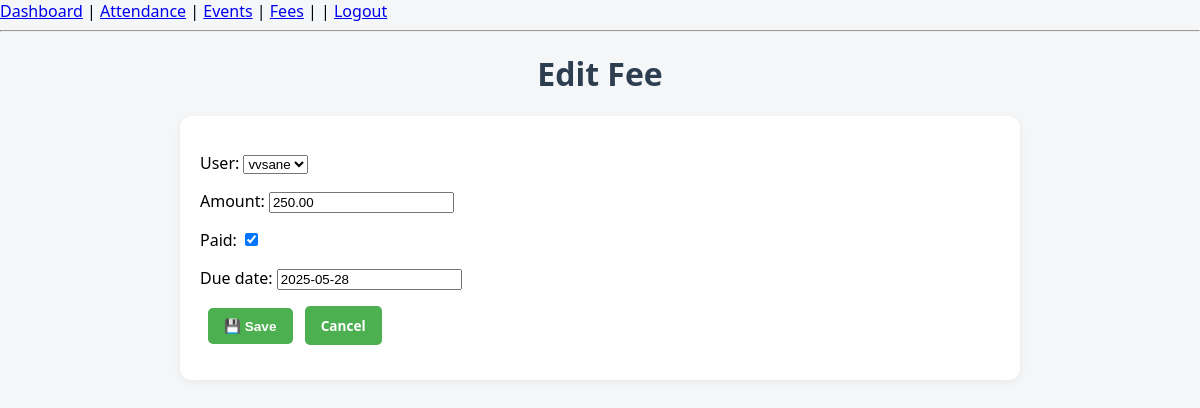
The page /fees/update/6/ (signed in) on the database its author committed.
### core/models.py (models this page shows, shortened)
class Fee(models.Model):
    user = models.ForeignKey(User, on_delete=models.CASCADE)
    amount = models.DecimalField(max_digits=8, decimal_places=2)
    paid = models.BooleanField(default=False)
    due_date = models.DateField()

### core/views.py (the view)
# urls.py: path('fees/update/<int:pk>/', views.fee_update, name='fee_update'),
@login_required(login_url='login')
def fee_update(request, pk):
    if not request.user.is_staff:
        return redirect('fees')
    fee = get_object_or_404(Fee, pk=pk)
    form = FeeForm(request.POST or None, instance=fee)
    if form.is_valid():
        form.save()
        return redirect('fees')
    return render(request, 'core/fee_form.html', {'form': form})

### core/forms.py
class FeeForm(forms.ModelForm):
    class Meta:
        model = Fee
        fields = ['user', 'amount', 'paid', 'due_date']

### core/templates/core/fee_form.html (shortened to what this page needs)
{% extends 'core/base.html' %}
{% block content %}
<h1 class="dashboard-title">{% if form.instance.pk %}Edit Fee{% else %}Add Fee{% endif %}</h1>
<div class="card">
    <form method="post">
        {{ form.as_p }}
        <button type="submit" class="btn btn-sm">💾 Save</button>
        <a href="{% url 'fees' %}" class="btn btn-sm btn-danger">Cancel</a>
    </form>
</div>
{% endblock %}

### core/static/css/style.css (style rules this page uses)
body { font-family: 'Segoe UI', sans-serif; background: #f4f6f8; margin: 0; padding: 0; }
.dashboard-title { text-align: center; margin-top: 20px; color: #2c3e50; }
.card { background-color: white; margin: 20px auto; padding: 20px; border-radius: 12px; box-shadow: 0 3px 10px rgba(0,0,0,0.05); max-width: 800px; }
.btn { display: inline-block; margin-bottom: 15px; padding: 10px 15px; background-color: #6c63ff; color: white; border-radius: 8px; text-decoration: none; font-weight: bold; transition: background-color 0.3s; }
.btn-sm { padding: 5px 10px; font-size: 0.85rem; margin-left: 8px; }
.btn-danger { background-color: #ff4d4d; }
.btn { background-color: #4CAF50; color: white; padding: 10px 16px; border: none; border-radius: 5px; cursor: pointer; font-weight: bold; }

### rows shown on the page
Fee: user "vvsane", amount "250.00", paid "☑", due_date "2025-05-28"
